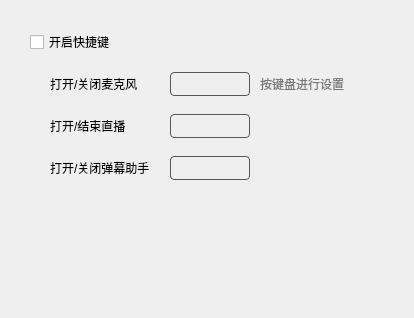
          <widget class="QWidget" name="page_live_hotKey">
           <property name="styleSheet">
            <string notr="true">#label_tip{
background:transparent;
font-family:&quot;微软雅黑&quot;;
font-size:12px;
color:#777777;
}
QLineEdit{
background:transparent;
border:1px solid #585858;
border-radius:4px;
font-family:&quot;微软雅黑&quot;;
font-size:12px;
color:#DCDCDC;
padding-left:10px;
}
QLineEdit:disabled{
border:1px solid #2F2F2F;
color:#777777;
}</string>
           </property>
           <layout class="QVBoxLayout" name="verticalLayout_10">
            <property name="spacing">
             <number>18</number>
            </property>
            <property name="leftMargin">
             <number>30</number>
            </property>
            <property name="topMargin">
             <number>30</number>
            </property>
            <property name="rightMargin">
             <number>30</number>
            </property>
            <property name="bottomMargin">
             <number>30</number>
            </property>
            <item>
             <widget class="QCheckBox" name="checkBox_hotKey">
              <property name="text">
               <string>开启快捷键</string>
              </property>
             </widget>
            </item>
            <item>
             <layout class="QHBoxLayout" name="horizontalLayout_25">
              <property name="spacing">
               <number>10</number>
              </property>
              <property name="leftMargin">
               <number>20</number>
              </property>
              <item>
               <widget class="QLabel" name="label_mic_switch">
                <property name="minimumSize">
                 <size>
                  <width>110</width>
                  <height>0</height>
                 </size>
                </property>
                <property name="maximumSize">
                 <size>
                  <width>110</width>
                  <height>16777215</height>
                 </size>
                </property>
                <property name="text">
                 <string>打开/关闭麦克风</string>
                </property>
               </widget>
              </item>
              <item>
               <widget class="HotKeyInputLineEdit" name="lineEdit_mic_hotKey">
                <property name="minimumSize">
                 <size>
                  <width>80</width>
                  <height>24</height>
                 </size>
                </property>
                <property name="maximumSize">
                 <size>
                  <width>80</width>
                  <height>24</height>
                 </size>
                </property>
               </widget>
              </item>
              <item>
               <widget class="QLabel" name="label_tip">
                <property name="text">
                 <string>按键盘进行设置</string>
                </property>
               </widget>
              </item>
              <item>
               <spacer name="horizontalSpacer_22">
                <property name="orientation">
                 <enum>Qt::Horizontal</enum>
                </property>
                <property name="sizeHint" stdset="0">
                 <size>
                  <width>40</width>
                  <height>20</height>
                 </size>
                </property>
               </spacer>
              </item>
             </layout>
            </item>
            <item>
             <layout class="QHBoxLayout" name="horizontalLayout_26">
              <property name="spacing">
               <number>10</number>
              </property>
              <property name="leftMargin">
               <number>20</number>
              </property>
              <item>
               <widget class="QLabel" name="label_live_switch">
                <property name="minimumSize">
                 <size>
                  <width>110</width>
                  <height>0</height>
                 </size>
                </property>
                <property name="maximumSize">
                 <size>
                  <width>110</width>
                  <height>16777215</height>
                 </size>
                </property>
                <property name="text">
                 <string>打开/结束直播</string>
                </property>
               </widget>
              </item>
              <item>
               <widget class="HotKeyInputLineEdit" name="lineEdit_live_hotKey">
                <property name="minimumSize">
                 <size>
                  <width>80</width>
                  <height>24</height>
                 </size>
                </property>
                <property name="maximumSize">
                 <size>
                  <width>80</width>
                  <height>24</height>
                 </size>
                </property>
                <property name="clearButtonEnabled">
                 <bool>false</bool>
                </property>
               </widget>
              </item>
              <item>
               <spacer name="horizontalSpacer_23">
                <property name="orientation">
                 <enum>Qt::Horizontal</enum>
                </property>
                <property name="sizeHint" stdset="0">
                 <size>
                  <width>40</width>
                  <height>20</height>
                 </size>
                </property>
               </spacer>
              </item>
             </layout>
            </item>
            <item>
             <layout class="QHBoxLayout" name="horizontalLayout_27">
              <property name="spacing">
               <number>10</number>
              </property>
              <property name="leftMargin">
               <number>20</number>
              </property>
              <item>
               <widget class="QLabel" name="label_barrage_switch">
                <property name="minimumSize">
                 <size>
                  <width>110</width>
                  <height>0</height>
                 </size>
                </property>
                <property name="maximumSize">
                 <size>
                  <width>110</width>
                  <height>16777215</height>
                 </size>
                </property>
                <property name="text">
                 <string>打开/关闭弹幕助手</string>
                </property>
               </widget>
              </item>
              <item>
               <widget class="HotKeyInputLineEdit" name="lineEdit_barrage_hotKey">
                <property name="minimumSize">
                 <size>
                  <width>80</width>
                  <height>24</height>
                 </size>
                </property>
                <property name="maximumSize">
                 <size>
                  <width>80</width>
                  <height>24</height>
                 </size>
                </property>
               </widget>
              </item>
              <item>
               <spacer name="horizontalSpacer_24">
                <property name="orientation">
                 <enum>Qt::Horizontal</enum>
                </property>
                <property name="sizeHint" stdset="0">
                 <size>
                  <width>40</width>
                  <height>20</height>
                 </size>
                </property>
               </spacer>
              </item>
             </layout>
            </item>
            <item>
             <spacer name="verticalSpacer_7">
              <property name="orientation">
               <enum>Qt::Vertical</enum>
              </property>
              <property name="sizeHint" stdset="0">
               <size>
                <width>20</width>
                <height>108</height>
               </size>
              </property>
             </spacer>
            </item>
           </layout>
          </widget>
